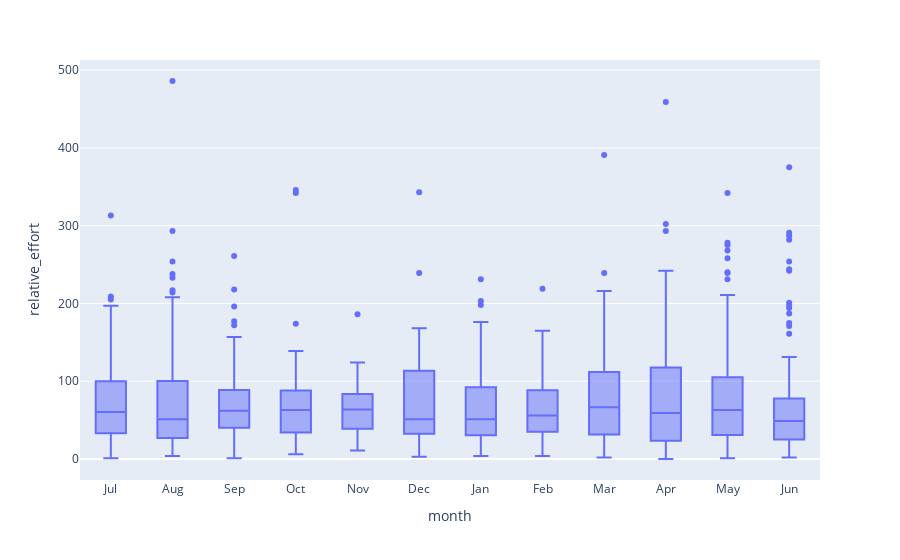

Notebook code cell kept with this figure:
### Code cell
#Plot heart rate 
fig = px.box(data_strava, x="month",y="relative_effort")
fig.show()

### Figure 1 — Plotly figure (JSON) as saved in the notebook; plotly's stock layout.template omitted (floating-point values rounded to 4 significant figures; data arrays with more than 128 entries replaced by an {"elided": "..."} marker saying what was removed)
{"data": [{"alignmentgroup": "True", "hovertemplate": "month=%{x}<br>relative_effort=%{y}<extra></extra>", "legendgroup": "", "marker": {"color": "#636efa"}, "name": "", "notched": false, "offsetgroup": "", "orientation": "v", "showlegend": false, "type": "box", "x": {"elided": "1618 str values"}, "x0": " ", "xaxis": "x", "y": {"elided": "1618 int values"}, "y0": " ", "yaxis": "y"}], "layout": {"boxmode": "group", "legend": {"tracegroupgap": 0}, "margin": {"t": 60}, "xaxis": {"anchor": "y", "domain": [0, 1], "title": {"text": "month"}}, "yaxis": {"anchor": "x", "domain": [0, 1], "title": {"text": "relative_effort"}}}}
